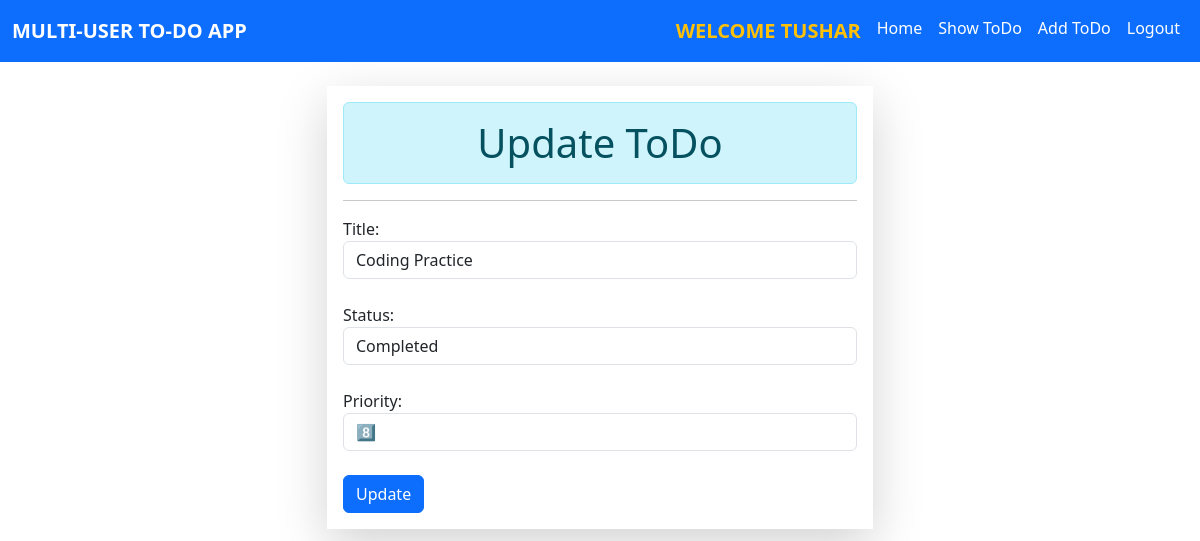
The app's page /edit/1/ (signed in) with its own data.
### myapp/models.py (models this page shows)
class TODO(models.Model):
    status_choices= [
        ('Completed',"Completed"),
        ('Pending', 'Pending'),
    ]
    priority_choices=[
        ('1','1️⃣'),
        ('2','2️⃣'),
        ('3','3️⃣'),
        ('4','4️⃣'),
        ('5','5️⃣'),
        ('6','6️⃣'),
        ('7','7️⃣'),
        ('8','8️⃣'),
        ('9','9️⃣'),
        ('10','🔟'),
    ]
    title=models.CharField(max_length=100)
    status=models.CharField(max_length=20,choices=status_choices)
    user=models.ForeignKey(User,on_delete=models.CASCADE)
    date=models.DateTimeField(auto_now_add=True)
    priority=models.CharField(max_length=5,choices=priority_choices)

### myapp/views.py (the view)
# urls.py: path('edit/<int:rid>/',views.editTodo,name='edit'),
def editTodo(request,rid):
    if request.user.is_authenticated:
        if request.method =='POST':
            todo=TODO.objects.get(id=rid)
            form=ToDoForm(request.POST,instance=todo)
            if form.is_valid():
                form.save()
                return redirect('/alltodo')
        else:
            todo=TODO.objects.get(id=rid)
            form=ToDoForm(instance=todo)
            return render(request,'edittodo.html',{'form':form})
    else:
        return redirect('/login')

### myapp/forms.py
class ToDoForm(forms.ModelForm):
    class Meta:
        model = TODO
        fields = ['title','status','priority']
        widgets={
            'title':forms.TextInput(attrs={'class':'form-control'}),
            'status':forms.Select(attrs={'class':'form-control'}),
            'priority':forms.Select(attrs={'class':'form-control'}),
        }

### myapp/templates/edittodo.html (shortened to what this page needs)
{% extends 'base.html' %}
{% load static %}
{% block content %}
<div class="container">
    <div class="row">
        <div class="col-md-6 mx-auto">
            <form action="" method="post"  class="shadow-lg p-3 mt-4">
                <h1 class="text-center alert alert-info">Update ToDo</h1>
                <hr>
                {% for fm in form %}
                    {{fm.label_tag}} {{fm}} {{fm.errors|striptags}} <br>
                {% endfor %}
                <input type="submit" value="Update" class="btn btn-primary">
            </form>
        </div>
    </div>
   </div>
{% endblock content %}

### myapp/templates/navbar.html (shortened to what this page needs)
<nav class="navbar navbar-expand-lg navbar-dark bg-primary">
    <div class="container-fluid">
      <a class="navbar-brand fw-bold" href="#">MULTI-USER TO-DO APP</a>
      <div class="collapse navbar-collapse" id="navbarNav">
        <ul class="navbar-nav ms-auto">
          {% if not user.is_authenticated %}
          <li class="nav-item">
            <a class="nav-link active" href="{% url 'home' %}">Home</a>
          </li>
          <li class="nav-item">
            <a class="nav-link active" href="{% url 'login' %}">Login</a>
          </li>
          <li class="nav-item">
            <a class="nav-link active" href="{% url 'signup' %}">SignUp</a>
          </li>
          {% else %}
          <li class="nav-item">
            <span class="nav-link active text-warning fw-bold fs-5" >WELCOME {{user.username.upper}}</span>
          </li>
          <li class="nav-item">
            <a class="nav-link active" href="{% url 'home' %}">Home</a>
          </li>
          <li class="nav-item">
            <a class="nav-link active" href="{% url 'alltodo' %}">Show ToDo</a>
          </li>
          <li class="nav-item">
            <a class="nav-link active" href="{% url 'addtodo' %}">Add ToDo</a>
          </li>
          <li class="nav-item">
            <a class="nav-link active" href="{% url 'logout' %}">Logout</a>
          </li>
          {% endif %}
        </ul>
      </div>
    </div>
  </nav>

### records on screen
TODO: form "Coding Practice" "Completed" "8️⃣"

### other values on screen
{{ user.username.upper }} "TUSHAR"
{{ fm.label_tag }} "Title:" "Status:" "Priority:"
